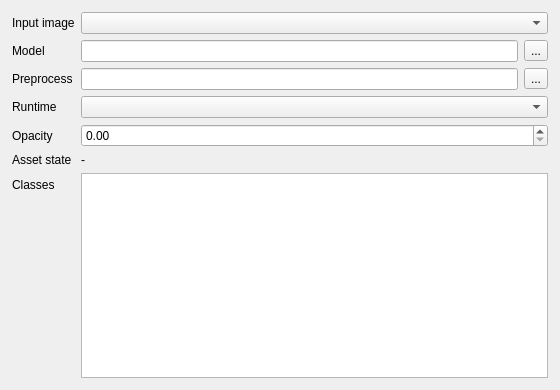
<?xml version="1.0" encoding="UTF-8"?>
<ui version="4.0">
 <class>HSemanticSegmentationWdg</class>
 <widget class="QWidget" name="HSemanticSegmentationWdg">
  <property name="geometry">
   <rect><x>0</x><y>0</y><width>560</width><height>390</height></rect>
  </property>
  <property name="windowTitle"><string>Semantic segmentation</string></property>
  <layout class="QVBoxLayout" name="verticalLayout">
   <property name="leftMargin"><number>12</number></property>
   <property name="topMargin"><number>12</number></property>
   <property name="rightMargin"><number>12</number></property>
   <property name="bottomMargin"><number>12</number></property>
   <item>
    <layout class="QFormLayout" name="formLayout">
     <property name="fieldGrowthPolicy"><enum>QFormLayout::AllNonFixedFieldsGrow</enum></property>
     <item row="0" column="0"><widget class="QLabel" name="lbInputImage"><property name="text"><string>Input image</string></property></widget></item>
     <item row="0" column="1"><widget class="QComboBox" name="cmbInputImage"/></item>
     <item row="1" column="0"><widget class="QLabel" name="lbModel"><property name="text"><string>Model</string></property></widget></item>
     <item row="1" column="1">
      <layout class="QHBoxLayout" name="modelLayout">
       <item><widget class="QLineEdit" name="letModel"><property name="readOnly"><bool>true</bool></property></widget></item>
       <item><widget class="QToolButton" name="btnModel"><property name="text"><string>...</string></property></widget></item>
      </layout>
     </item>
     <item row="2" column="0"><widget class="QLabel" name="lbPreprocess"><property name="text"><string>Preprocess</string></property></widget></item>
     <item row="2" column="1">
      <layout class="QHBoxLayout" name="preprocessLayout">
       <item><widget class="QLineEdit" name="letPreprocess"><property name="readOnly"><bool>true</bool></property></widget></item>
       <item><widget class="QToolButton" name="btnPreprocess"><property name="text"><string>...</string></property></widget></item>
      </layout>
     </item>
     <item row="3" column="0"><widget class="QLabel" name="lbRuntime"><property name="text"><string>Runtime</string></property></widget></item>
     <item row="3" column="1"><widget class="QComboBox" name="cmbRuntime"/></item>
     <item row="4" column="0"><widget class="QLabel" name="lbOpacity"><property name="text"><string>Opacity</string></property></widget></item>
     <item row="4" column="1"><widget class="QDoubleSpinBox" name="dsbOpacity"/></item>
     <item row="5" column="0"><widget class="QLabel" name="lbAssetState"><property name="text"><string>Asset state</string></property></widget></item>
     <item row="5" column="1"><widget class="QLabel" name="lbAssetStateVal"><property name="text"><string>-</string></property><property name="wordWrap"><bool>true</bool></property></widget></item>
     <item row="6" column="0"><widget class="QLabel" name="lbClasses"><property name="text"><string>Classes</string></property></widget></item>
     <item row="6" column="1"><widget class="QPlainTextEdit" name="ptxClasses"><property name="readOnly"><bool>true</bool></property><property name="maximumBlockCount"><number>256</number></property></widget></item>
    </layout>
   </item>
  </layout>
 </widget>
 <resources/>
 <connections/>
</ui>
